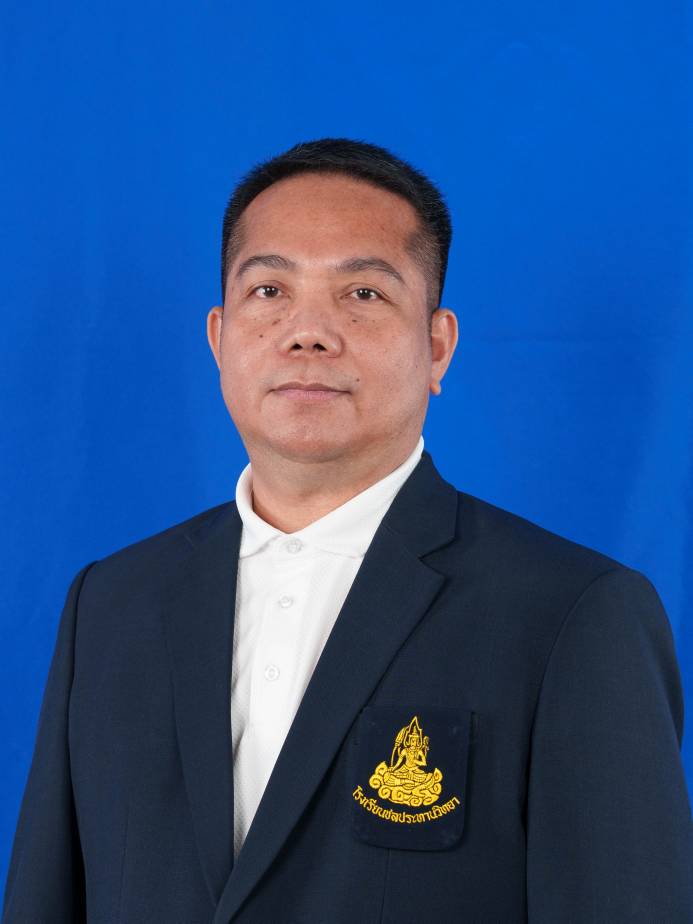
#> input picture img/teachers/raw/10023-2.jpg, 3463 x 4617 px (shown at 1/5 size); its folder holds only this picture in this run
$ python process_portraits.py
#> lines starting #> are read from the running program, lines starting #| are printed output that depends on the picture; after the words box and inside, x2 and y2 are one past the last pixel; in counts of white or black regions, pixels touching at a corner belong together
import os
import sys
import re

# Make sure we print utf-8
sys.stdout.reconfigure(encoding='utf-8')

try:
    import cv2
    import numpy as np
except ImportError:
    print("Error: OpenCV or NumPy is not installed. Please run: pip install opencv-python")
    sys.exit(1)

# Paths
base_dir = os.path.dirname(os.path.abspath(__file__))
teachers_dir = os.path.join(base_dir, 'img', 'teachers')
raw_teachers_dir = os.path.join(teachers_dir, 'raw')

# Configurable Output Parameters
TARGET_SIZE = 400  # output image size (400x400 px)

def process_image(filename):
    base_name = os.path.splitext(filename)[0]
    if base_name.endswith('-2'):
        dest_filename = f"{base_name}.png"
    else:
        dest_filename = f"{base_name}-2.png"
    filepath = os.path.join(raw_teachers_dir, filename)
    dest_path = os.path.join(teachers_dir, dest_filename)

    img = cv2.imread(filepath)
    if img is None:
        print(f"  [!] Failed to read {filename}")
        return False

    H, W = img.shape[:2]

    # 1. Background Mask in HSV (used for subject & head detection)
    hsv = cv2.cvtColor(img, cv2.COLOR_BGR2HSV)
    lower_blue = np.array([95, 80, 80])
    upper_blue = np.array([135, 255, 255])
    blue_mask = cv2.inRange(hsv, lower_blue, upper_blue)
    subject_mask = cv2.bitwise_not(blue_mask)

    # 2. Adaptive Centering using contours to locate the head
    contours, _ = cv2.findContours(subject_mask, cv2.RETR_EXTERNAL, cv2.CHAIN_APPROX_SIMPLE)
    cx_crop = int(W * 0.46)
    cy_crop = int(H * 0.38)
    method_used = "Geometric Crop (Fallback)"

    if contours:
        try:
            largest_contour = max(contours, key=cv2.contourArea)
            bx, by, bw, bh = cv2.boundingRect(largest_contour)

            # Head is in the upper 45% of the bounding box
            head_y_limit = by + int(bh * 0.45)
            head_mask = subject_mask[by:head_y_limit, bx:bx+bw]

            # Calculate centroid of the head region
            M = cv2.moments(head_mask)
            if M["m00"] != 0:
                cx_crop = int(M["m10"] / M["m00"]) + bx
                cy_crop = int(M["m01"] / M["m00"]) + by
                method_used = "Adaptive Head Centered"
            else:
                cx_crop = bx + bw // 2
                cy_crop = by + int(bh * 0.22)
                method_used = "Bounding Box Centered"
        except Exception:
            pass

    # 3. Crop around Detected Head
    crop_size = int(W * 0.70)
    x1 = cx_crop - crop_size // 2
    y1 = cy_crop - crop_size // 2

    # Adjust crop boundaries
    x1_valid = max(0, x1)
    y1_valid = max(0, y1)
    x2_valid = min(W, x1 + crop_size)
    y2_valid = min(H, y1 + crop_size)

    crop = img[y1_valid:y2_valid, x1_valid:x2_valid]

    # Pad if crop went out of bounds to keep it square
    pad_left = max(0, -x1)
    pad_top = max(0, -y1)
    pad_right = max(0, (x1 + crop_size) - W)
    pad_bottom = max(0, (y1 + crop_size) - H)
    if pad_left > 0 or pad_top > 0 or pad_right > 0 or pad_bottom > 0:
        crop = cv2.copyMakeBorder(crop, pad_top, pad_bottom, pad_left, pad_right, borderType=cv2.BORDER_REPLICATE)

    crop_resized = cv2.resize(crop, (TARGET_SIZE, TARGET_SIZE), interpolation=cv2.INTER_AREA)

    # 4. Soft Matte Masking calculation on original channels (to ensure clean keying)
    b_ch, g_ch, r_ch = cv2.split(crop_resized.astype(float))
    blue_diff = b_ch - np.maximum(r_ch, g_ch)

    t1 = 15.0 # definitely subject (alpha = 1.0)
    t2 = 45.0 # definitely background (alpha = 0.0)

    soft_alpha = 1.0 - (blue_diff - t1) / (t2 - t1)
    soft_alpha = np.clip(soft_alpha, 0.0, 1.0)

    hsv_crop = cv2.cvtColor(crop_resized, cv2.COLOR_BGR2HSV)
    h_c = hsv_crop[:, :, 0]
    s_c = hsv_crop[:, :, 1]
    v_c = hsv_crop[:, :, 2]
    is_blue_color = (h_c >= 90) & (h_c <= 140) & (s_c >= 50) & (v_c >= 40)

    alpha = np.ones_like(soft_alpha)
    alpha[is_blue_color] = soft_alpha[is_blue_color]
    alpha = cv2.GaussianBlur(alpha, (3, 3), 0)

    # 4.5 Auto Color Matching (Safe Blue-Ratio Scaling to remove blue color casts without altering skin warmth)
    # Sample background color from the top corners (immune to clothing/hair color interference)
    bg_sample_left = img[0:30, 0:30]
    bg_sample_right = img[0:30, W-30:W]
    bg_sample = np.vstack([bg_sample_left, bg_sample_right])
    bg_b, bg_g, bg_r = np.mean(bg_sample, axis=(0, 1))

    # Scale blue channel to align background ratio. Standard blue-to-green ratio is ~2.15 (slight warming).
    target_bg_ratio = 2.15
    current_bg_ratio = bg_b / bg_g if bg_g > 0 else 2.2
    s_b = np.clip(target_bg_ratio / current_bg_ratio, 0.80, 1.10)

    # Apply blue scaling only. Keep red and green channels untouched to prevent artificial orange casts.
    b_corr = np.clip(b_ch * s_b, 0, 255)
    crop_corrected = cv2.merge([b_corr, g_ch, r_ch]).astype(np.uint8)

    # 4.7 Skin Smoothing (Bilateral Filter + original blend)
    smoothed = cv2.bilateralFilter(crop_corrected, d=7, sigmaColor=35, sigmaSpace=35)
    crop_final = cv2.addWeighted(crop_corrected, 0.65, smoothed, 0.35, 0)

    # 5. Create Circular Transparency Mask
    mask_circle = np.zeros((TARGET_SIZE, TARGET_SIZE), dtype=np.uint8)
    radius = TARGET_SIZE // 2
    center = (radius, radius)
    cv2.circle(mask_circle, center, radius - 2, 255, -1)

    # Combine the subject mask (alpha) and the circle mask
    final_alpha = (alpha * (mask_circle / 255.0) * 255.0).astype(np.uint8)

    # Convert BGR to BGRA and set the transparency channel
    bgra = cv2.cvtColor(crop_final, cv2.COLOR_BGR2BGRA)
    bgra[:, :, 3] = final_alpha

    # STRICT CORNER & BACKGROUND REMOVAL: set BGR to 0 where alpha is 0
    bgra[final_alpha == 0, :3] = 0

    # Save the output file to the root assets folder
    cv2.imwrite(dest_path, bgra)

    # Also save to preview directory if it exists to ensure local server works
    preview_teachers_dir = os.path.join(base_dir, 'preview', 'img', 'teachers')
    if os.path.exists(preview_teachers_dir):
        preview_dest_path = os.path.join(preview_teachers_dir, dest_filename)
        cv2.imwrite(preview_dest_path, bgra)

    print(f"  [+] Processed {filename} -> {os.path.basename(dest_path)} ({method_used})")
    return True

def main():
    print("=== Bulk Personnel Portrait Processor (Transparent Mode) ===")

    if not os.path.exists(teachers_dir):
        print(f"[!] Error: Teachers directory not found: {teachers_dir}")
        sys.exit(1)

    # Ensure raw directory exists
    if not os.path.exists(raw_teachers_dir):
        print(f"[+] Creating raw directory: {raw_teachers_dir}")
        os.makedirs(raw_teachers_dir, exist_ok=True)

    # Auto-migrate existing raw files from teachers_dir to raw_teachers_dir
    pattern = re.compile(r'^\d+-2\.(jpg|jpeg)$', re.IGNORECASE)
    all_files = os.listdir(teachers_dir)
    migrated_count = 0
    for f in all_files:
        if pattern.match(f):
            src_path = os.path.join(teachers_dir, f)
            dest_path = os.path.join(raw_teachers_dir, f)
            try:
                os.rename(src_path, dest_path)
                migrated_count += 1
            except Exception as e:
                print(f"  [!] Failed to move {f} to raw/: {e}")
    if migrated_count > 0:
        print(f"[+] Automatically migrated {migrated_count} original images to raw/ folder.")

    # Find all original image files ending with -2 in the raw directory
    raw_files = os.listdir(raw_teachers_dir)
    target_files = [f for f in raw_files if pattern.match(f)]

    if not target_files:
        print("No original side-profile personnel images (ending with -2) found to process.")
        print("Place original side-profile portrait photos named with their IDs (e.g. 10158-2.jpg) in:")
        print(f"  {raw_teachers_dir}")
        sys.exit(1)

    print(f"Found {len(target_files)} side-profile images to process.")

    success_count = 0
    for f in target_files:
        if process_image(f):
#> in process_image, img is the input picture: shape (4617, 3463, 3); mean B, G, R 136.8, 81.1, 42.1
#> in process_image, `blue_mask = cv2.inRange(hsv, lower_blue, upper_blue)`:
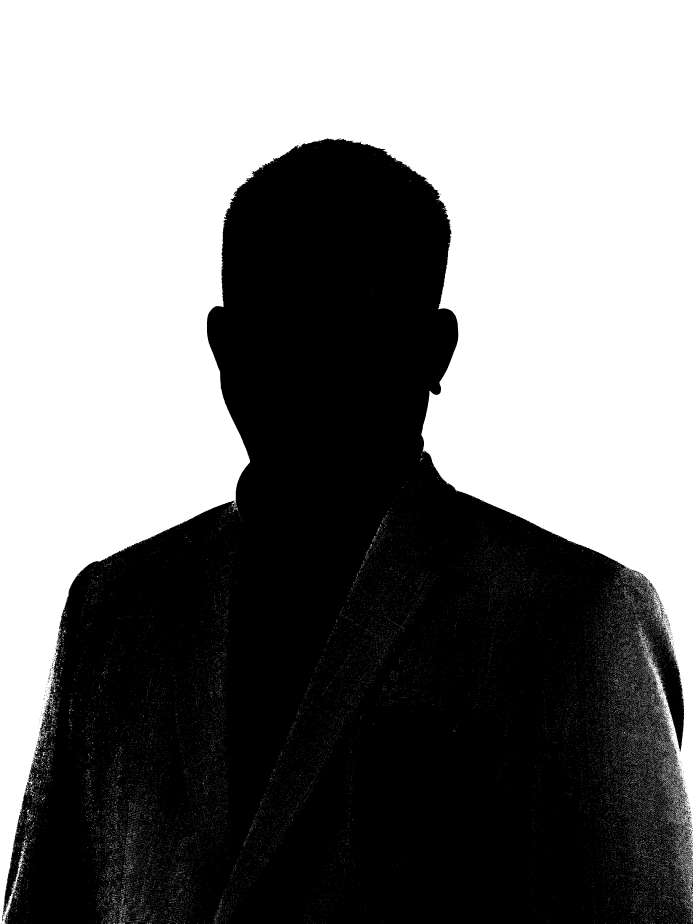
#> blue_mask: shape (4617, 3463) (shown at 1/5 size); 49.6% white; 55480 white regions (55057 under 20 px), largest, box (x1, y1, x2, y2) and area: (0, 0, 3463, 4617) 7777876, (3410, 4313, 3463, 4462) 1511, (3188, 3136, 3232, 3204) 673
#> in process_image, `contours, _ = cv2.findContours(subject_mask, cv2.RETR_EXTERNAL, cv2.CH..`: contours = 974 contours, 956 with area under 20; largest, box (x1, y1, x2, y2) and area: (13, 691, 3463, 4617) 8202482, (3295, 3002, 3313, 3035) 98, (3300, 3035, 3322, 3057) 85, (3302, 3061, 3321, 3081) 77, (3277, 2958, 3292, 2988) 68
#> in process_image, `largest_contour = max(contours, key=cv2.contourArea)`: largest_contour = contour of 13925 points, box (x1, y1, x2, y2) (13, 691, 3463, 4617), area 8202482
#> in process_image, `bx, by, bw, bh = cv2.boundingRect(largest_contour)`: bx = 13; by = 691; bw = 3450; bh = 3926
#> in process_image, `head_y_limit = by + int(bh * 0.45)`: head_y_limit = 2457
#> in process_image, `head_mask = subject_mask[by:head_y_limit, bx:bx+bw]`:
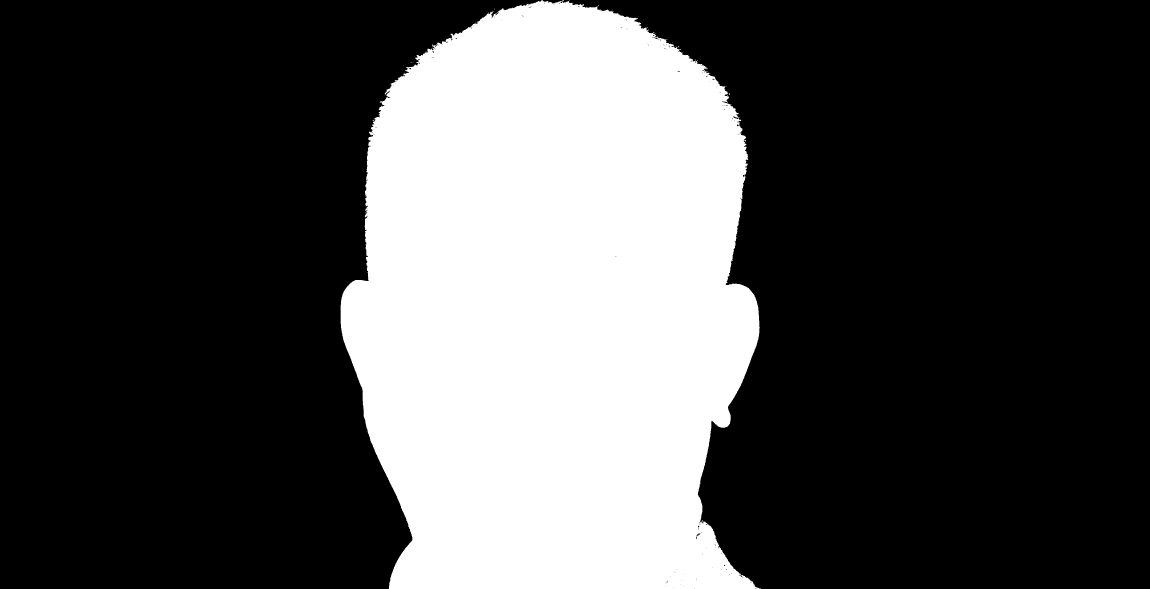
#> head_mask: shape (1766, 3450) (shown at 1/3 size); 29.5% white; 39 white regions (38 under 20 px), largest, box (x1, y1, x2, y2) and area: (1022, 0, 2283, 1766) 1798815
#> in process_image, `M = cv2.moments(head_mask)`: M = moments, m00 458723580, centre m10/m00, m01/m00 = (1657, 914)
#> in process_image, `cx_crop = int(M["m10"] / M["m00"]) + bx`: cx_crop = 1670
#> in process_image, `cy_crop = int(M["m01"] / M["m00"]) + by`: cy_crop = 1605
#> in process_image, `x1 = cx_crop - crop_size // 2`: x1 = 458
#> in process_image, `y1 = cy_crop - crop_size // 2`: y1 = 393
#> in process_image, `x1_valid = max(0, x1)`: x1_valid = 458
#> in process_image, `y1_valid = max(0, y1)`: y1_valid = 393
#> in process_image, `x2_valid = min(W, x1 + crop_size)`: x2_valid = 2882
#> in process_image, `y2_valid = min(H, y1 + crop_size)`: y2_valid = 2817
#> in process_image, `crop = img[y1_valid:y2_valid, x1_valid:x2_valid]`:
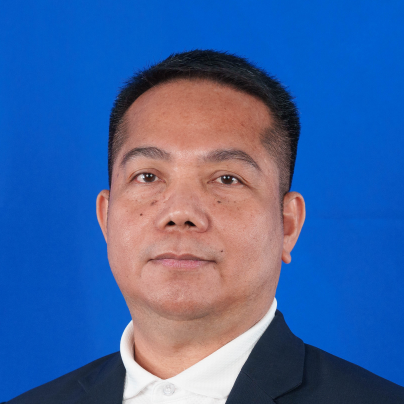
#> crop: shape (2424, 2424, 3) (shown at 1/6 size); mean B, G, R 160, 99.5, 64.1
#> in process_image, `pad_left = max(0, -x1)`: pad_left = 0
#> in process_image, `is_blue_color = (h_c >= 90) & (h_c <= 140) & (s_c >= 50) & (v_c >= 40)`:
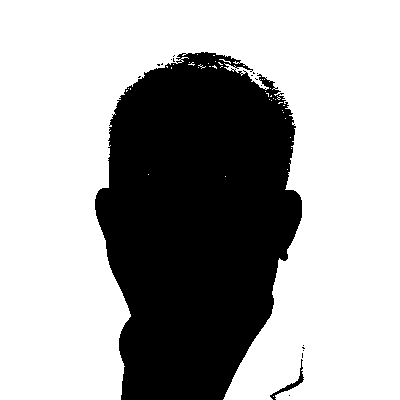
#> is_blue_color: shape (400, 400) bool; 66.3% white; 18 black regions (16 under 20 px), largest, box (x1, y1, x2, y2) and area: (95, 52, 302, 400) 53740, (270, 359, 304, 400) 188
#> in process_image, `bg_sample = np.vstack([bg_sample_left, bg_sample_right])`:
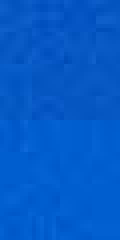
#> bg_sample: shape (60, 30, 3) (shown 4 times larger); mean B, G, R 201.2, 90.5, 3.4
#> in process_image, `bg_b, bg_g, bg_r = np.mean(bg_sample, axis=(0, 1))`: bg_b = 201.2; bg_g = 90.54; bg_r = 3.38
#> in process_image, `current_bg_ratio = bg_b / bg_g if bg_g > 0 else 2.2`: current_bg_ratio = 2.22
#> in process_image, `s_b = np.clip(target_bg_ratio / current_bg_ratio, 0.80, 1.10)`: s_b = 0.968
#> in process_image, `cv2.circle(mask_circle, center, radius - 2, 255, -1)`:
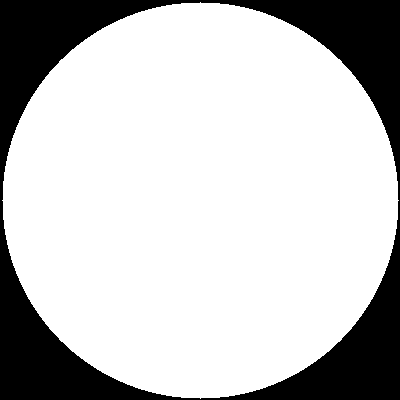
#> mask_circle: shape (400, 400); 77% white; 1 black region, box (x1, y1, x2, y2) and area: (0, 0, 400, 400) 36879
#> in process_image, `bgra[final_alpha == 0, :3] = 0`:
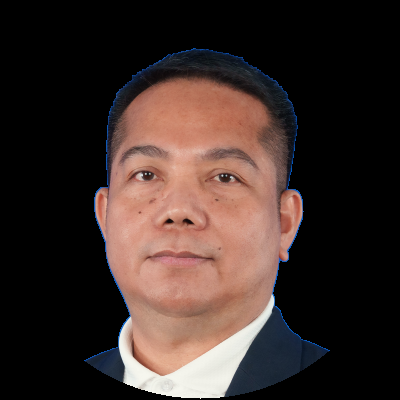
#> bgra: shape (400, 400, 4); mean B, G, R, A 41.4, 45.5, 60, 93
            success_count += 1

    print(f"\n[+] Finished processing {success_count}/{len(target_files)} images successfully.")
    print("Processed images are saved as transparent '<personnelId>-2.png' files.")
    print("Background styling and borders are now handled dynamically via CSS.")

if __name__ == '__main__':
    main()

$ run again, on img/teachers/raw/10081-2.jpg
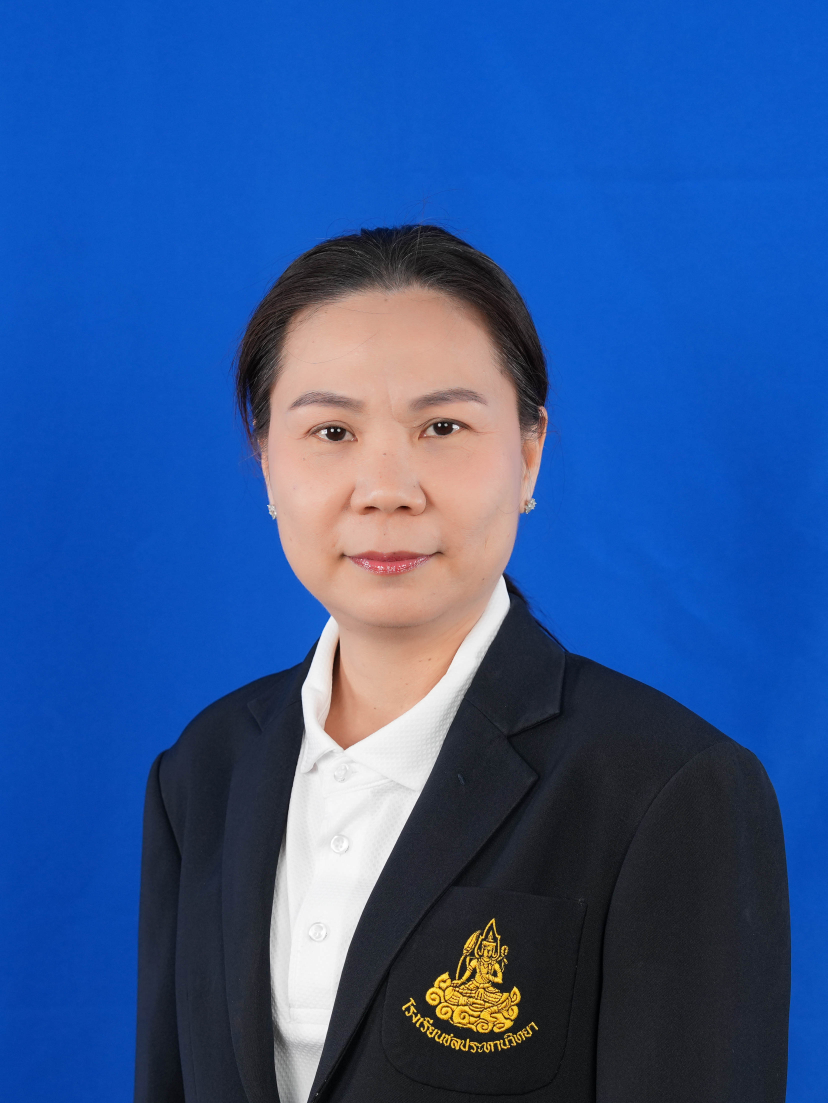
#> input picture img/teachers/raw/10081-2.jpg, 3309 x 4412 px (shown at 1/4 size)
#> in process_image, img is the input picture: shape (4412, 3309, 3); mean B, G, R 148.6, 84.6, 46.1
#> hsv: shape (4412, 3309, 3); mean H, S, V 94.8, 167.9, 156.1
#> in process_image, `blue_mask = cv2.inRange(hsv, lower_blue, upper_blue)`:
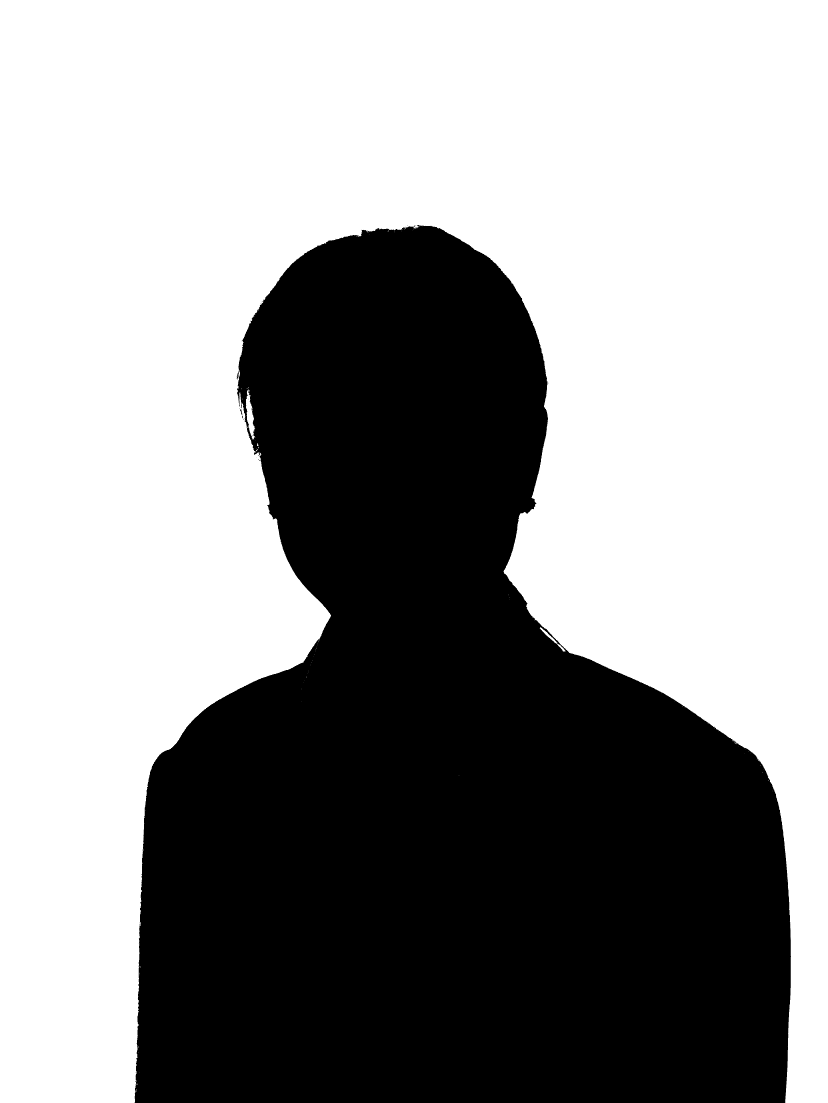
#> blue_mask: shape (4412, 3309) (shown at 1/4 size); 58.8% white; 39 black regions (35 under 20 px), largest, box (x1, y1, x2, y2) and area: (539, 900, 3164, 4412) 6016166, (947, 1485, 956, 1516) 121, (960, 1636, 969, 1663) 84, (968, 1664, 973, 1673) 26
#> subject_mask: shape (4412, 3309); 41.2% white; 39 white regions (35 under 20 px)
#> contours = 35 contours, 32 with area under 20; largest, box (x1, y1, x2, y2) and area: (539, 900, 3164, 4412) 6015232, (947, 1485, 956, 1516) 86, (960, 1636, 969, 1663) 55
#> largest_contour = contour of 4596 points, box (x1, y1, x2, y2) (539, 900, 3164, 4412), area 6015232
#> bx = 539; by = 900; bw = 2625; bh = 3512
#> head_y_limit = 2480
#> head_mask: shape (1580, 2625); 38% white; 35 white regions (31 under 20 px), largest, box (x1, y1, x2, y2) and area: (409, 0, 1653, 1580) 1575227, (408, 585, 417, 616) 121, (421, 736, 430, 763) 84, (429, 764, 434, 773) 26
#> M = moments, m00 401762955, centre m10/m00, m01/m00 = (1053.1, 798.4)
#> in process_image, `cx_crop = int(M["m10"] / M["m00"]) + bx`: cx_crop = 1592
#> in process_image, `cy_crop = int(M["m01"] / M["m00"]) + by`: cy_crop = 1698
#> x1 = 434
#> y1 = 540
#> x1_valid = 434
#> y1_valid = 540
#> x2_valid = 2750
#> y2_valid = 2856
#> pad_left = 0
#> hsv_crop: shape (400, 400, 3); mean H, S, V 81.2, 174.6, 183.1
#> is_blue_color: shape (400, 400) bool; 66.1% white; 44 black regions (40 under 20 px), largest, box (x1, y1, x2, y2) and area: (90, 64, 303, 400) 53622, (308, 362, 330, 400) 331, (271, 390, 283, 400) 54, (258, 391, 266, 400) 23
#> bg_b = 199; bg_g = 86.83; bg_r = 8.94
#> current_bg_ratio = 2.29
#> s_b = 0.938
#> mask_circle: shape (400, 400); 77% white; 1 black region, box (x1, y1, x2, y2) and area: (0, 0, 400, 400) 36879
#> in process_image, `bgra[final_alpha == 0, :3] = 0`:
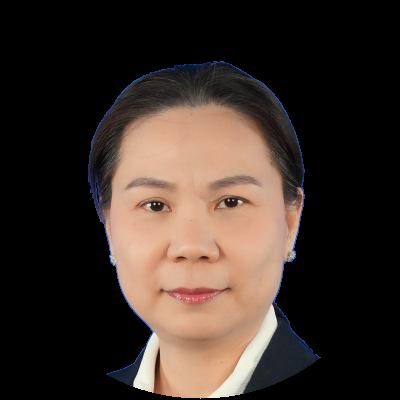
#> bgra: shape (400, 400, 4); mean B, G, R, A 41.3, 47.9, 59.8, 89.8
